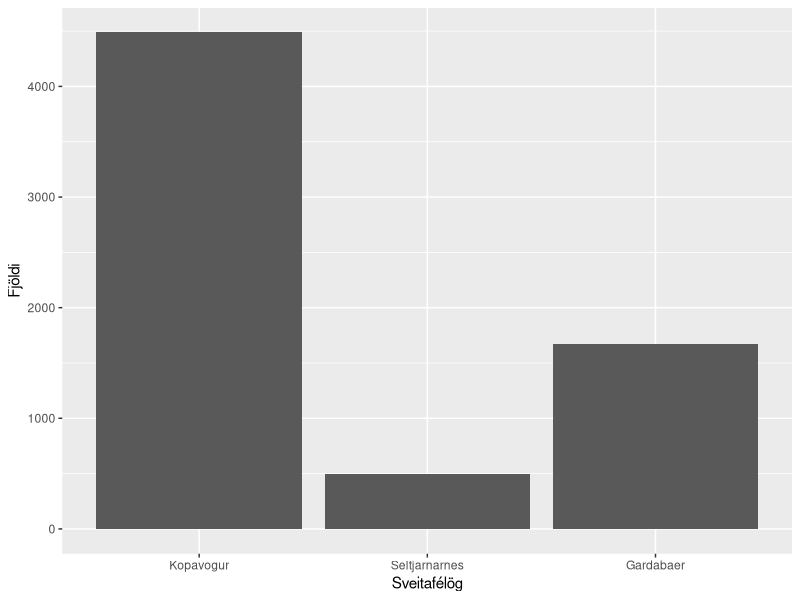
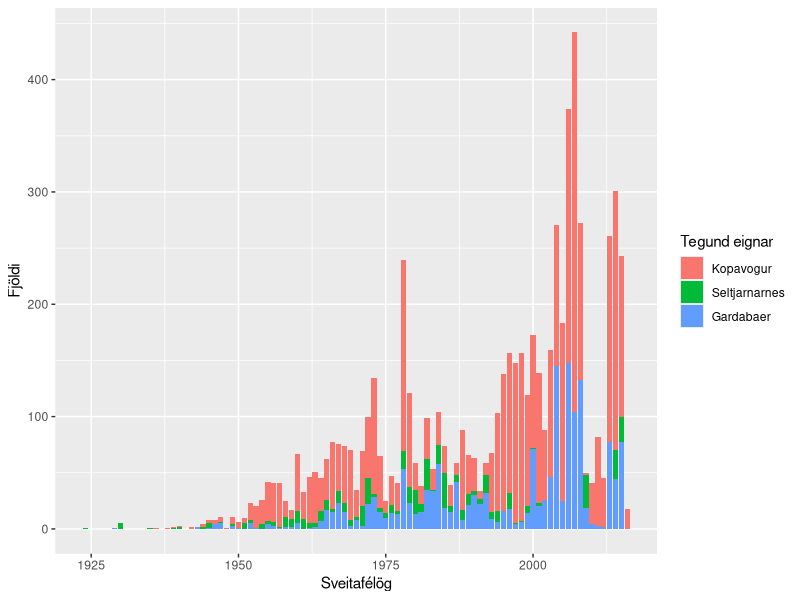
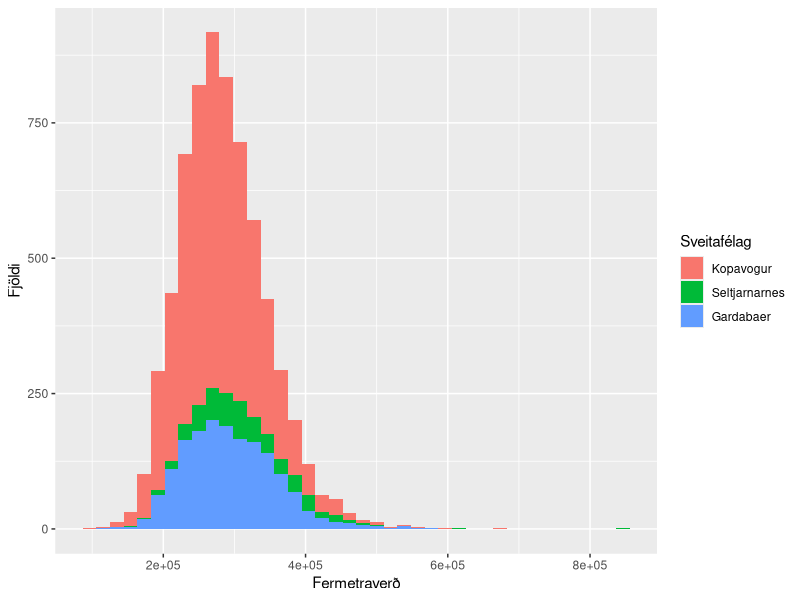
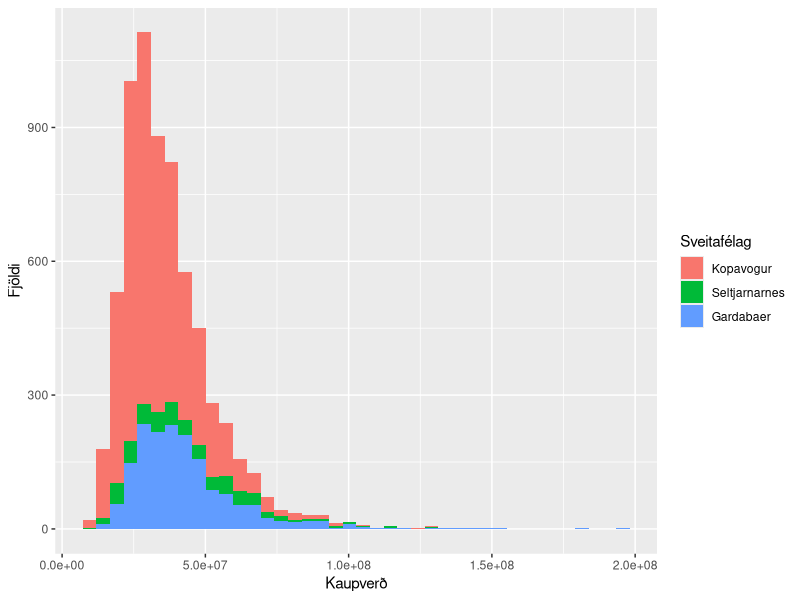
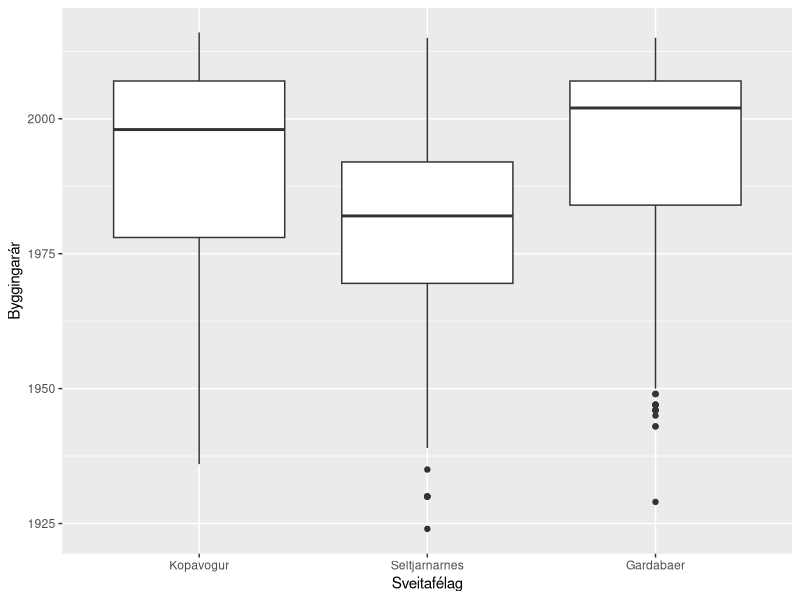
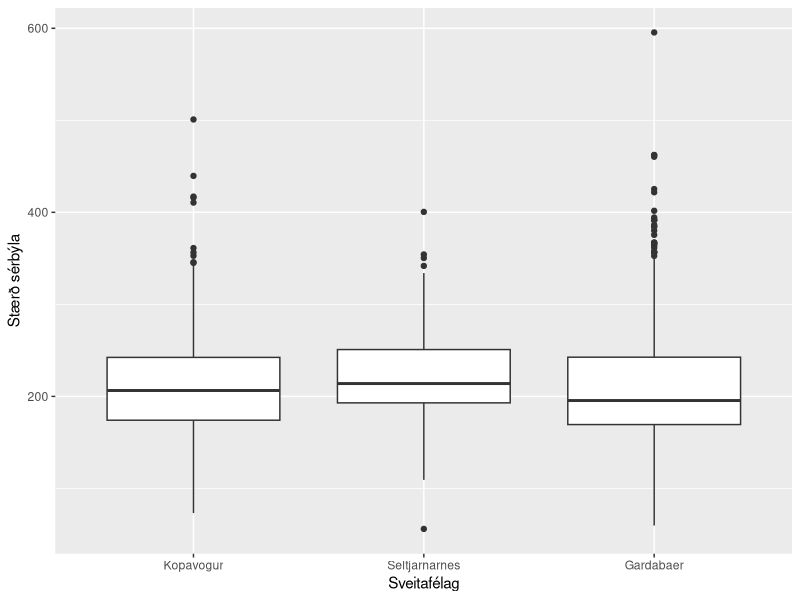
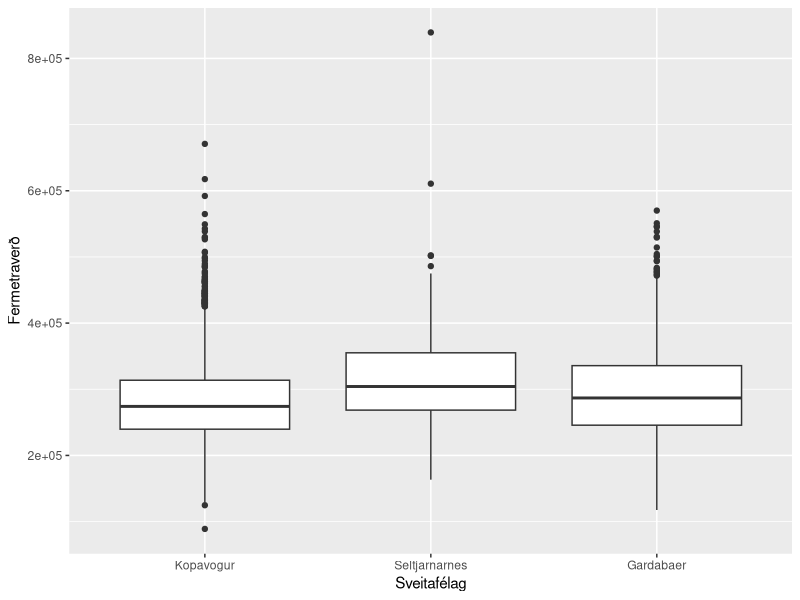
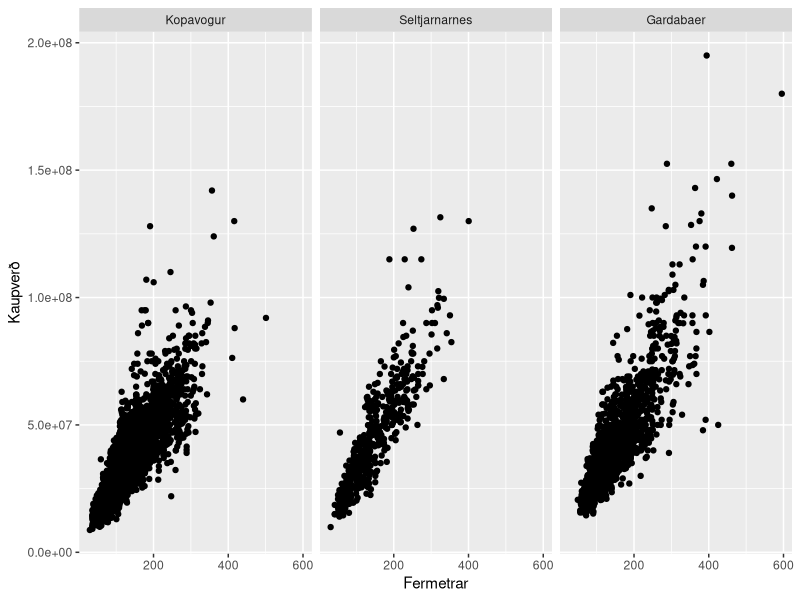

Here is the R script that generated these plots, in order:
## ---- chunk 1
knitr::opts_chunk$set(echo = TRUE)
options(warn=-1)
library(utf8)
library(ggplot2)
library(forcats)
library(dplyr)
options(warn=-1)
## ---- chunk 2
ov <- read.table("husnaedisverd_2017.csv", header=TRUE, sep=";")
## ---- chunk 3
ov$kaupverd = ov$kaupverd*1000
## ---- chunk 4
ov$fermetraverd = ov$kaupverd/ov$birtm2
## ---- chunk 5
ov$teg_eign_groft <- forcats::fct_recode(ov$teg_eign, Sérbýli="Einbýlishús", Sérbýli="Parhús", Sérbýli="Raðhús", Íbúð="Íbúðareign")
## ---- chunk 6
sveitarfelag <- c(1000,1100,1300)
eignir <- dplyr::filter(ov, svfn %in% sveitarfelag)
eignir$svfn[eignir$svfn == 1000] = "Kopavogur"
eignir$svfn[eignir$svfn == 1100] = "Seltjarnarnes"
eignir$svfn[eignir$svfn == 1300] = "Gardabaer"
## ---- chunk 7
eignir$svfn = factor(eignir$svfn, levels=c("Kopavogur","Seltjarnarnes","Gardabaer"))
## ---- chunk 8
ggplot(data=eignir, aes(eignir$svfn), na.rm=TRUE) + geom_bar() + labs(x='Sveitafélög', y="Fjöldi")
## ---- chunk 9
ggplot(data=eignir, aes(x=eignir$byggar, fill=eignir$svfn), na.rm=TRUE) + geom_bar() + labs(x='Sveitafélög', y= "Fjöldi", fill = "Tegund eignar")
## ---- chunk 10

ggplot(data=eignir, aes(x=eignir$fermetraverd, fill=eignir$svfn)) + geom_histogram(bins=40)  + labs(x='Fermetraverð', y= "Fjöldi", fill = "Sveitafélag") 

ggplot(data=eignir, aes(x=eignir$kaupverd, fill=eignir$svfn)) + geom_histogram(bins=40) + labs(x='Kaupverð', y= "Fjöldi", fill = "Sveitafélag")

## ---- chunk 11
ggplot(eignir,aes(x=svfn,y=byggar)) + geom_boxplot() + xlab('Sveitafélag') + ylab('Byggingarár')
## ---- chunk 12
serbyli = dplyr::filter(eignir, grepl("Sérbýli", eignir$teg_eign_groft))
ggplot(data=serbyli, aes(x=serbyli$svfn, y=serbyli$birtm2)) + geom_boxplot() + xlab('Sveitafélag') + ylab('Stærð sérbýla')
## ---- chunk 13
ggplot(eignir,aes(x=svfn,y=fermetraverd)) + geom_boxplot() + xlab('Sveitafélag') + ylab('Fermetraverð')
## ---- chunk 14
ggplot(data=eignir, aes(birtm2, kaupverd)) + geom_point() + facet_grid(.~svfn) + labs(x='Fermetrar', y= "Kaupverð")
## ---- chunk 15
ggplot(data=ov,aes(x=byggar,y=birtm2)) + geom_point() + labs(x='Byggingarár', y= "Fermetrar")
## ---- chunk 16
medal_fverd_eignir <- mean(eignir$fermetraverd)
stadal_fverd_eignir <- sd(eignir$fermetraverd)
## ---- chunk 17
kop = dplyr::filter(eignir, grepl("Kopavogur", eignir$svfn))
gar = dplyr::filter(eignir, grepl("Gardabaer", eignir$svfn))
nes = dplyr::filter(eignir, grepl("Seltjarnarnes", eignir$svfn))
midgildi_byggar_kop <- median(kop$byggar, na.rm=TRUE)
midgildi_byggar_gar <- median(gar$byggar, na.rm=TRUE)
midgildi_byggar_nes <- median(nes$byggar, na.rm=TRUE)
## ---- chunk 18
badkor <- dplyr::filter(eignir,teg_eign_groft=="Sérbýli",fjbkar==2)
serbyli_2badkor <- nrow(badkor)
## ---- chunk 19
prop.table(table(eignir$teg_eign_groft, eignir$svfn))
table(eignir$teg_eign_groft, eignir$svfn)
## ---- chunk 20
prop.table(table(eignir$teg_eign_groft, eignir$svfn))
## ---- chunk 21
eignir %>%
  group_by(svfn,teg_eign_groft) %>%
  summarise(meðaltal = mean(fermetraverd), miðgildi = median(fermetraverd), staðalfrávik = sd(fermetraverd),fjoldi=n())
## ---- chunk 22
eignir %>%
  group_by(svfn,teg_eign_groft="Sérbýli") %>%
  summarise(meðaltal = mean(birtm2), miðgildi = median(birtm2), staðalfrávik = sd(birtm2))
